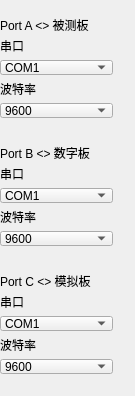
<?xml version="1.0" encoding="UTF-8"?>
<ui version="4.0">
 <class>widget_Setting</class>
 <widget class="QWidget" name="widget_Setting">
  <property name="geometry">
   <rect>
    <x>0</x>
    <y>0</y>
    <width>135</width>
    <height>396</height>
   </rect>
  </property>
  <property name="windowTitle">
   <string>Form</string>
  </property>
  <widget class="QWidget" name="layoutWidget_2">
   <property name="geometry">
    <rect>
     <x>0</x>
     <y>16</y>
     <width>113</width>
     <height>102</height>
    </rect>
   </property>
   <layout class="QVBoxLayout" name="verticalLayout_2">
    <item>
     <widget class="QLabel" name="label">
      <property name="text">
       <string>Port A &lt;&gt; 被测板</string>
      </property>
     </widget>
    </item>
    <item>
     <widget class="QLabel" name="label_PortA_Id">
      <property name="styleSheet">
       <string notr="true">QPushButton{ color: red }</string>
      </property>
      <property name="text">
       <string>串口</string>
      </property>
      <property name="alignment">
       <set>Qt::AlignLeading|Qt::AlignLeft|Qt::AlignVCenter</set>
      </property>
     </widget>
    </item>
    <item>
     <widget class="QComboBox" name="comboBox_PortA_Id">
      <item>
       <property name="text">
        <string>COM1</string>
       </property>
      </item>
      <item>
       <property name="text">
        <string>COM2</string>
       </property>
      </item>
      <item>
       <property name="text">
        <string>COM3</string>
       </property>
      </item>
      <item>
       <property name="text">
        <string>COM4</string>
       </property>
      </item>
      <item>
       <property name="text">
        <string>COM5</string>
       </property>
      </item>
      <item>
       <property name="text">
        <string>COM6</string>
       </property>
      </item>
      <item>
       <property name="text">
        <string>COM7</string>
       </property>
      </item>
      <item>
       <property name="text">
        <string>COM8</string>
       </property>
      </item>
      <item>
       <property name="text">
        <string>COM9</string>
       </property>
      </item>
      <item>
       <property name="text">
        <string>COM10</string>
       </property>
      </item>
     </widget>
    </item>
    <item>
     <widget class="QLabel" name="label_PortA_Paudrate">
      <property name="text">
       <string>波特率</string>
      </property>
      <property name="alignment">
       <set>Qt::AlignLeading|Qt::AlignLeft|Qt::AlignVCenter</set>
      </property>
     </widget>
    </item>
    <item>
     <widget class="QComboBox" name="comboBox_PortA_Paudrate">
      <item>
       <property name="text">
        <string>9600</string>
       </property>
      </item>
      <item>
       <property name="text">
        <string>19200</string>
       </property>
      </item>
      <item>
       <property name="text">
        <string>38400</string>
       </property>
      </item>
      <item>
       <property name="text">
        <string>57600</string>
       </property>
      </item>
      <item>
       <property name="text">
        <string>115200</string>
       </property>
      </item>
     </widget>
    </item>
   </layout>
  </widget>
  <widget class="QWidget" name="layoutWidget_3">
   <property name="geometry">
    <rect>
     <x>0</x>
     <y>144</y>
     <width>113</width>
     <height>102</height>
    </rect>
   </property>
   <layout class="QVBoxLayout" name="verticalLayout_4">
    <item>
     <widget class="QLabel" name="label_2">
      <property name="text">
       <string>Port B &lt;&gt; 数字板</string>
      </property>
     </widget>
    </item>
    <item>
     <widget class="QLabel" name="label_PortB_Id">
      <property name="text">
       <string>串口</string>
      </property>
      <property name="alignment">
       <set>Qt::AlignLeading|Qt::AlignLeft|Qt::AlignVCenter</set>
      </property>
     </widget>
    </item>
    <item>
     <widget class="QComboBox" name="comboBox_PortB_Id">
      <item>
       <property name="text">
        <string>COM1</string>
       </property>
      </item>
      <item>
       <property name="text">
        <string>COM2</string>
       </property>
      </item>
      <item>
       <property name="text">
        <string>COM3</string>
       </property>
      </item>
      <item>
       <property name="text">
        <string>COM4</string>
       </property>
      </item>
      <item>
       <property name="text">
        <string>COM5</string>
       </property>
      </item>
      <item>
       <property name="text">
        <string>COM6</string>
       </property>
      </item>
      <item>
       <property name="text">
        <string>COM7</string>
       </property>
      </item>
      <item>
       <property name="text">
        <string>COM8</string>
       </property>
      </item>
      <item>
       <property name="text">
        <string>COM9</string>
       </property>
      </item>
      <item>
       <property name="text">
        <string>COM10</string>
       </property>
      </item>
     </widget>
    </item>
    <item>
     <widget class="QLabel" name="label_PortB_Paudrate">
      <property name="text">
       <string>波特率</string>
      </property>
      <property name="alignment">
       <set>Qt::AlignLeading|Qt::AlignLeft|Qt::AlignVCenter</set>
      </property>
     </widget>
    </item>
    <item>
     <widget class="QComboBox" name="comboBox_PortB_Paudrate">
      <item>
       <property name="text">
        <string>9600</string>
       </property>
      </item>
      <item>
       <property name="text">
        <string>19200</string>
       </property>
      </item>
      <item>
       <property name="text">
        <string>38400</string>
       </property>
      </item>
      <item>
       <property name="text">
        <string>57600</string>
       </property>
      </item>
      <item>
       <property name="text">
        <string>115200</string>
       </property>
      </item>
     </widget>
    </item>
   </layout>
  </widget>
  <widget class="QWidget" name="layoutWidget_4">
   <property name="geometry">
    <rect>
     <x>0</x>
     <y>272</y>
     <width>113</width>
     <height>102</height>
    </rect>
   </property>
   <layout class="QVBoxLayout" name="verticalLayout_5">
    <item>
     <widget class="QLabel" name="label_3">
      <property name="text">
       <string>Port C &lt;&gt; 模拟板</string>
      </property>
     </widget>
    </item>
    <item>
     <widget class="QLabel" name="label_PortC_Id">
      <property name="text">
       <string>串口</string>
      </property>
      <property name="alignment">
       <set>Qt::AlignLeading|Qt::AlignLeft|Qt::AlignVCenter</set>
      </property>
     </widget>
    </item>
    <item>
     <widget class="QComboBox" name="comboBox_PortC_Id">
      <item>
       <property name="text">
        <string>COM1</string>
       </property>
      </item>
      <item>
       <property name="text">
        <string>COM2</string>
       </property>
      </item>
      <item>
       <property name="text">
        <string>COM3</string>
       </property>
      </item>
      <item>
       <property name="text">
        <string>COM4</string>
       </property>
      </item>
      <item>
       <property name="text">
        <string>COM5</string>
       </property>
      </item>
      <item>
       <property name="text">
        <string>COM6</string>
       </property>
      </item>
      <item>
       <property name="text">
        <string>COM7</string>
       </property>
      </item>
      <item>
       <property name="text">
        <string>COM8</string>
       </property>
      </item>
      <item>
       <property name="text">
        <string>COM9</string>
       </property>
      </item>
      <item>
       <property name="text">
        <string>COM10</string>
       </property>
      </item>
     </widget>
    </item>
    <item>
     <widget class="QLabel" name="label_PortC_Paudrate">
      <property name="text">
       <string>波特率</string>
      </property>
      <property name="alignment">
       <set>Qt::AlignLeading|Qt::AlignLeft|Qt::AlignVCenter</set>
      </property>
     </widget>
    </item>
    <item>
     <widget class="QComboBox" name="comboBox_PortC_Paudrate">
      <item>
       <property name="text">
        <string>9600</string>
       </property>
      </item>
      <item>
       <property name="text">
        <string>19200</string>
       </property>
      </item>
      <item>
       <property name="text">
        <string>38400</string>
       </property>
      </item>
      <item>
       <property name="text">
        <string>57600</string>
       </property>
      </item>
      <item>
       <property name="text">
        <string>115200</string>
       </property>
      </item>
     </widget>
    </item>
   </layout>
  </widget>
 </widget>
 <resources/>
 <connections/>
</ui>
